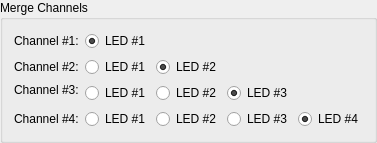
             <widget class="QGroupBox" name="configure_LED_merge_box">
              <property name="enabled">
               <bool>true</bool>
              </property>
              <property name="toolTip">
               <string>Combine individual LED channels to drive LEDs at up to 4 amps (1 amp per channel).</string>
              </property>
              <property name="title">
               <string>Merge Channels</string>
              </property>
              <layout class="QGridLayout" name="gridLayout_19" rowstretch="0,0,0,0,0" columnstretch="0,0,0,0,0,0,0,0">
               <item row="1" column="1">
                <widget class="QRadioButton" name="configure_LED_merge_channel2_button1">
                 <property name="toolTip">
                  <string>Connect LED #1 to channel #2</string>
                 </property>
                 <property name="text">
                  <string>LED #1</string>
                 </property>
                 <attribute name="buttonGroup">
                  <string notr="true">Ch_merge_2_button_group</string>
                 </attribute>
                </widget>
               </item>
               <item row="2" column="3" rowspan="2">
                <widget class="QRadioButton" name="configure_LED_merge_channel3_button2">
                 <property name="toolTip">
                  <string>Connect LED #2 to channel #3</string>
                 </property>
                 <property name="text">
                  <string>LED #2</string>
                 </property>
                 <attribute name="buttonGroup">
                  <string notr="true">Ch_merge_3_button_group</string>
                 </attribute>
                </widget>
               </item>
               <item row="1" column="0">
                <widget class="QLabel" name="configure_LED_merge_channel2_label">
                 <property name="toolTip">
                  <string>Select the LED # connected to channel #2</string>
                 </property>
                 <property name="text">
                  <string>Channel #2:</string>
                 </property>
                </widget>
               </item>
               <item row="4" column="0">
                <widget class="QLabel" name="configure_LED_merge_channel4_label">
                 <property name="toolTip">
                  <string>Select the LED # connected to channel #4</string>
                 </property>
                 <property name="text">
                  <string>Channel #4:</string>
                 </property>
                </widget>
               </item>
               <item row="1" column="3">
                <widget class="QRadioButton" name="configure_LED_merge_channel2_button2">
                 <property name="toolTip">
                  <string>Connect LED #2 to channel #2</string>
                 </property>
                 <property name="text">
                  <string>LED #2</string>
                 </property>
                 <property name="checked">
                  <bool>true</bool>
                 </property>
                 <attribute name="buttonGroup">
                  <string notr="true">Ch_merge_2_button_group</string>
                 </attribute>
                </widget>
               </item>
               <item row="2" column="0">
                <widget class="QLabel" name="configure_LED_merge_channel3_label">
                 <property name="toolTip">
                  <string>Select the LED # connected to channel #3</string>
                 </property>
                 <property name="text">
                  <string>Channel #3:</string>
                 </property>
                </widget>
               </item>
               <item row="0" column="0">
                <widget class="QLabel" name="configure_LED_merge_channel1_label">
                 <property name="toolTip">
                  <string>LED #1 is always connected to channel #1</string>
                 </property>
                 <property name="text">
                  <string>Channel #1:</string>
                 </property>
                </widget>
               </item>
               <item row="2" column="1" rowspan="2">
                <widget class="QRadioButton" name="configure_LED_merge_channel3_button1">
                 <property name="toolTip">
                  <string>Connect LED #1 to channel #3</string>
                 </property>
                 <property name="text">
                  <string>LED #1</string>
                 </property>
                 <attribute name="buttonGroup">
                  <string notr="true">Ch_merge_3_button_group</string>
                 </attribute>
                </widget>
               </item>
               <item row="4" column="1">
                <widget class="QRadioButton" name="configure_LED_merge_channel4_button1">
                 <property name="toolTip">
                  <string>Connect LED #1 to channel #4</string>
                 </property>
                 <property name="text">
                  <string>LED #1</string>
                 </property>
                 <attribute name="buttonGroup">
                  <string notr="true">Ch_merge_4_button_group</string>
                 </attribute>
                </widget>
               </item>
               <item row="0" column="1">
                <widget class="QRadioButton" name="configure_LED_merge_channel1_button1">
                 <property name="toolTip">
                  <string>LED #1 is always connected to channel #1</string>
                 </property>
                 <property name="text">
                  <string>LED #1</string>
                 </property>
                 <property name="checked">
                  <bool>true</bool>
                 </property>
                 <attribute name="buttonGroup">
                  <string notr="true">Ch_merge_1_button_group</string>
                 </attribute>
                </widget>
               </item>
               <item row="4" column="3">
                <widget class="QRadioButton" name="configure_LED_merge_channel4_button2">
                 <property name="toolTip">
                  <string>Connect LED #2 to channel #4</string>
                 </property>
                 <property name="text">
                  <string>LED #2</string>
                 </property>
                 <attribute name="buttonGroup">
                  <string notr="true">Ch_merge_4_button_group</string>
                 </attribute>
                </widget>
               </item>
               <item row="2" column="5" rowspan="2">
                <widget class="QRadioButton" name="configure_LED_merge_channel3_button3">
                 <property name="toolTip">
                  <string>Connect LED #3 to channel #3</string>
                 </property>
                 <property name="text">
                  <string>LED #3</string>
                 </property>
                 <property name="checked">
                  <bool>true</bool>
                 </property>
                 <attribute name="buttonGroup">
                  <string notr="true">Ch_merge_3_button_group</string>
                 </attribute>
                </widget>
               </item>
               <item row="4" column="5">
                <widget class="QRadioButton" name="configure_LED_merge_channel4_button3">
                 <property name="toolTip">
                  <string>Connect LED #1 to channel #4</string>
                 </property>
                 <property name="text">
                  <string>LED #3</string>
                 </property>
                 <attribute name="buttonGroup">
                  <string notr="true">Ch_merge_4_button_group</string>
                 </attribute>
                </widget>
               </item>
               <item row="4" column="7">
                <widget class="QRadioButton" name="configure_LED_merge_channel4_button4">
                 <property name="text">
                  <string>LED #4</string>
                 </property>
                 <property name="checked">
                  <bool>true</bool>
                 </property>
                 <attribute name="buttonGroup">
                  <string notr="true">Ch_merge_4_button_group</string>
                 </attribute>
                </widget>
               </item>
              </layout>
             </widget>
